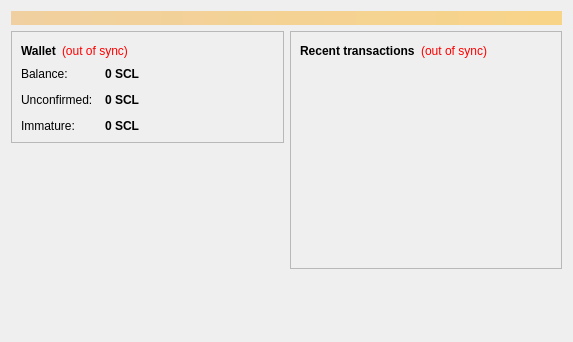
<?xml version="1.0" encoding="UTF-8"?>
<ui version="4.0">
 <class>OverviewPage</class>
 <widget class="QWidget" name="OverviewPage">
  <property name="geometry">
   <rect>
    <x>0</x>
    <y>0</y>
    <width>573</width>
    <height>342</height>
   </rect>
  </property>
  <property name="windowTitle">
   <string>Form</string>
  </property>
  <layout class="QVBoxLayout" name="topLayout">
   <item>
    <widget class="QLabel" name="labelAlerts">
     <property name="visible">
      <bool>false</bool>
     </property>
     <property name="styleSheet">
      <string notr="true">background-color: qlineargradient(x1: 0, y1: 0, x2: 1, y2: 0, stop:0 #F0D0A0, stop:1 #F8D488); color:#000000;</string>
     </property>
     <property name="wordWrap">
      <bool>true</bool>
     </property>
     <property name="margin">
      <number>3</number>
     </property>
    </widget>
   </item>
   <item>
    <layout class="QHBoxLayout" name="horizontalLayout" stretch="1,1">
     <item>
      <layout class="QVBoxLayout" name="verticalLayout_2">
       <item>
        <widget class="QFrame" name="frame">
         <property name="frameShape">
          <enum>QFrame::StyledPanel</enum>
         </property>
         <property name="frameShadow">
          <enum>QFrame::Raised</enum>
         </property>
         <layout class="QVBoxLayout" name="verticalLayout_4">
          <item>
           <layout class="QHBoxLayout" name="horizontalLayout_4">
            <item>
             <widget class="QLabel" name="label_5">
              <property name="font">
               <font>
                <weight>75</weight>
                <bold>true</bold>
               </font>
              </property>
              <property name="text">
               <string>Wallet</string>
              </property>
             </widget>
            </item>
            <item>
             <widget class="QLabel" name="labelWalletStatus">
              <property name="toolTip">
               <string>The displayed information may be out of date. Your wallet automatically synchronizes with the SmashCoinLite network after a connection is established, but this process has not completed yet.</string>
              </property>
              <property name="styleSheet">
               <string notr="true">QLabel { color: red; }</string>
              </property>
              <property name="text">
               <string notr="true">(out of sync)</string>
              </property>
              <property name="alignment">
               <set>Qt::AlignLeading|Qt::AlignLeft|Qt::AlignVCenter</set>
              </property>
             </widget>
            </item>
            <item>
             <spacer name="horizontalSpacer_2">
              <property name="orientation">
               <enum>Qt::Horizontal</enum>
              </property>
              <property name="sizeHint" stdset="0">
               <size>
                <width>40</width>
                <height>20</height>
               </size>
              </property>
             </spacer>
            </item>
           </layout>
          </item>
          <item>
           <layout class="QFormLayout" name="formLayout_2">
            <property name="fieldGrowthPolicy">
             <enum>QFormLayout::AllNonFixedFieldsGrow</enum>
            </property>
            <property name="horizontalSpacing">
             <number>12</number>
            </property>
            <property name="verticalSpacing">
             <number>12</number>
            </property>
            <item row="0" column="0">
             <widget class="QLabel" name="label">
              <property name="text">
               <string>Balance:</string>
              </property>
             </widget>
            </item>
            <item row="0" column="1">
             <widget class="QLabel" name="labelBalance">
              <property name="font">
               <font>
                <weight>75</weight>
                <bold>true</bold>
               </font>
              </property>
              <property name="cursor">
               <cursorShape>IBeamCursor</cursorShape>
              </property>
              <property name="toolTip">
               <string>Your current balance</string>
              </property>
              <property name="text">
               <string notr="true">0 SCL</string>
              </property>
              <property name="textInteractionFlags">
               <set>Qt::LinksAccessibleByMouse|Qt::TextSelectableByKeyboard|Qt::TextSelectableByMouse</set>
              </property>
             </widget>
            </item>
            <item row="1" column="0">
             <widget class="QLabel" name="label_3">
              <property name="text">
               <string>Unconfirmed:</string>
              </property>
             </widget>
            </item>
            <item row="1" column="1">
             <widget class="QLabel" name="labelUnconfirmed">
              <property name="font">
               <font>
                <weight>75</weight>
                <bold>true</bold>
               </font>
              </property>
              <property name="cursor">
               <cursorShape>IBeamCursor</cursorShape>
              </property>
              <property name="toolTip">
               <string>Total of transactions that have yet to be confirmed, and do not yet count toward the current balance</string>
              </property>
              <property name="text">
               <string notr="true">0 SCL</string>
              </property>
              <property name="textInteractionFlags">
               <set>Qt::LinksAccessibleByMouse|Qt::TextSelectableByKeyboard|Qt::TextSelectableByMouse</set>
              </property>
             </widget>
            </item>
            <item row="2" column="0">
             <widget class="QLabel" name="labelImmatureText">
              <property name="text">
               <string>Immature:</string>
              </property>
             </widget>
            </item>
            <item row="2" column="1">
             <widget class="QLabel" name="labelImmature">
              <property name="font">
               <font>
                <weight>75</weight>
                <bold>true</bold>
               </font>
              </property>
              <property name="toolTip">
               <string>Mined balance that has not yet matured</string>
              </property>
              <property name="text">
               <string notr="true">0 SCL</string>
              </property>
              <property name="textInteractionFlags">
               <set>Qt::LinksAccessibleByMouse|Qt::TextSelectableByKeyboard|Qt::TextSelectableByMouse</set>
              </property>
             </widget>
            </item>
           </layout>
          </item>
         </layout>
        </widget>
       </item>
       <item>
        <spacer name="verticalSpacer">
         <property name="orientation">
          <enum>Qt::Vertical</enum>
         </property>
         <property name="sizeHint" stdset="0">
          <size>
           <width>20</width>
           <height>40</height>
          </size>
         </property>
        </spacer>
       </item>
      </layout>
     </item>
     <item>
      <layout class="QVBoxLayout" name="verticalLayout_3">
       <item>
        <widget class="QFrame" name="frame_2">
         <property name="frameShape">
          <enum>QFrame::StyledPanel</enum>
         </property>
         <property name="frameShadow">
          <enum>QFrame::Raised</enum>
         </property>
         <layout class="QVBoxLayout" name="verticalLayout">
          <item>
           <layout class="QHBoxLayout" name="horizontalLayout_2">
            <item>
             <widget class="QLabel" name="label_4">
              <property name="text">
               <string>&lt;b&gt;Recent transactions&lt;/b&gt;</string>
              </property>
             </widget>
            </item>
            <item>
             <widget class="QLabel" name="labelTransactionsStatus">
              <property name="toolTip">
               <string>The displayed information may be out of date. Your wallet automatically synchronizes with the SmashCoinLite network after a connection is established, but this process has not completed yet.</string>
              </property>
              <property name="styleSheet">
               <string notr="true">QLabel { color: red; }</string>
              </property>
              <property name="text">
               <string notr="true">(out of sync)</string>
              </property>
              <property name="alignment">
               <set>Qt::AlignRight|Qt::AlignTrailing|Qt::AlignVCenter</set>
              </property>
             </widget>
            </item>
            <item>
             <spacer name="horizontalSpacer">
              <property name="orientation">
               <enum>Qt::Horizontal</enum>
              </property>
              <property name="sizeHint" stdset="0">
               <size>
                <width>40</width>
                <height>20</height>
               </size>
              </property>
             </spacer>
            </item>
           </layout>
          </item>
          <item>
           <widget class="QListView" name="listTransactions">
            <property name="styleSheet">
             <string notr="true">QListView { background: transparent; }</string>
            </property>
            <property name="frameShape">
             <enum>QFrame::NoFrame</enum>
            </property>
            <property name="verticalScrollBarPolicy">
             <enum>Qt::ScrollBarAlwaysOff</enum>
            </property>
            <property name="horizontalScrollBarPolicy">
             <enum>Qt::ScrollBarAlwaysOff</enum>
            </property>
            <property name="selectionMode">
             <enum>QAbstractItemView::NoSelection</enum>
            </property>
           </widget>
          </item>
         </layout>
        </widget>
       </item>
       <item>
        <spacer name="verticalSpacer_2">
         <property name="orientation">
          <enum>Qt::Vertical</enum>
         </property>
         <property name="sizeHint" stdset="0">
          <size>
           <width>20</width>
           <height>40</height>
          </size>
         </property>
        </spacer>
       </item>
      </layout>
     </item>
    </layout>
   </item>
  </layout>
 </widget>
 <resources/>
 <connections/>
</ui>
